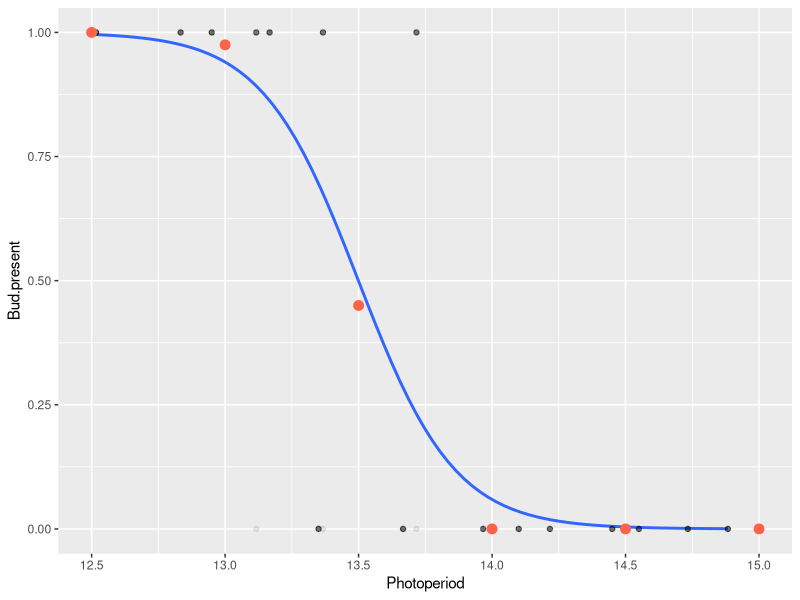

The R source for this figure:
# Riley Barrett
# 22 Feb 2022

# Setup and get data -----
library(tidyverse)
setwd("/home/rileybarrettfg/214")

violets <- read.csv("datasets/violets.csv")

# Select and mutate dataset before analyzing -----
violets <- violets %>%
  filter(Bud.type == "Chasmogamous") %>%
  mutate(Bud.present = as.integer(Bud.counts > 0))

# Plot the fitted logistic curve with a method that works -----
violets.plot <-
  ggplot(violets, aes(x = Photoperiod, y = Bud.present)) +
  geom_smooth(
    method = "glm",
    method.args = list(family = "binomial"),
    level = 0
  ) +
  geom_point(alpha = 0.08)

# violets.plot

# Plot the fitted logistic curve with a method that I would like to work -----
violets.fit <- glm(data = violets, family = "binomial",
                   Bud.present ~ Photoperiod)

#ggplot(violets, aes(x = Photoperiod, y = Bud.present)) +
#  stat_function(fun = violets.fit) +
#  geom_point(alpha = 0.08)

# Make some bins to check against fitted curve -----
group.size = 0.5

violets <- violets %>%
  mutate(Photoperiod.group = round(Photoperiod / group.size) * group.size)

violets.groups <- violets %>%
  group_by(Photoperiod.group) %>%
  summarise(Bud.mean = mean(Bud.present))

# Add the bin averages to the plot to check the curve -----
violets.plot +
  geom_point(
    data = violets.groups,
    aes(x = Photoperiod.group, y = Bud.mean),
    color = "tomato",
    size = 3
  )

# Likelihood ratio test -----
g <- violets.fit$null.deviance - violets.fit$deviance
p_value <- pchisq(g, 1, lower.tail = FALSE)
